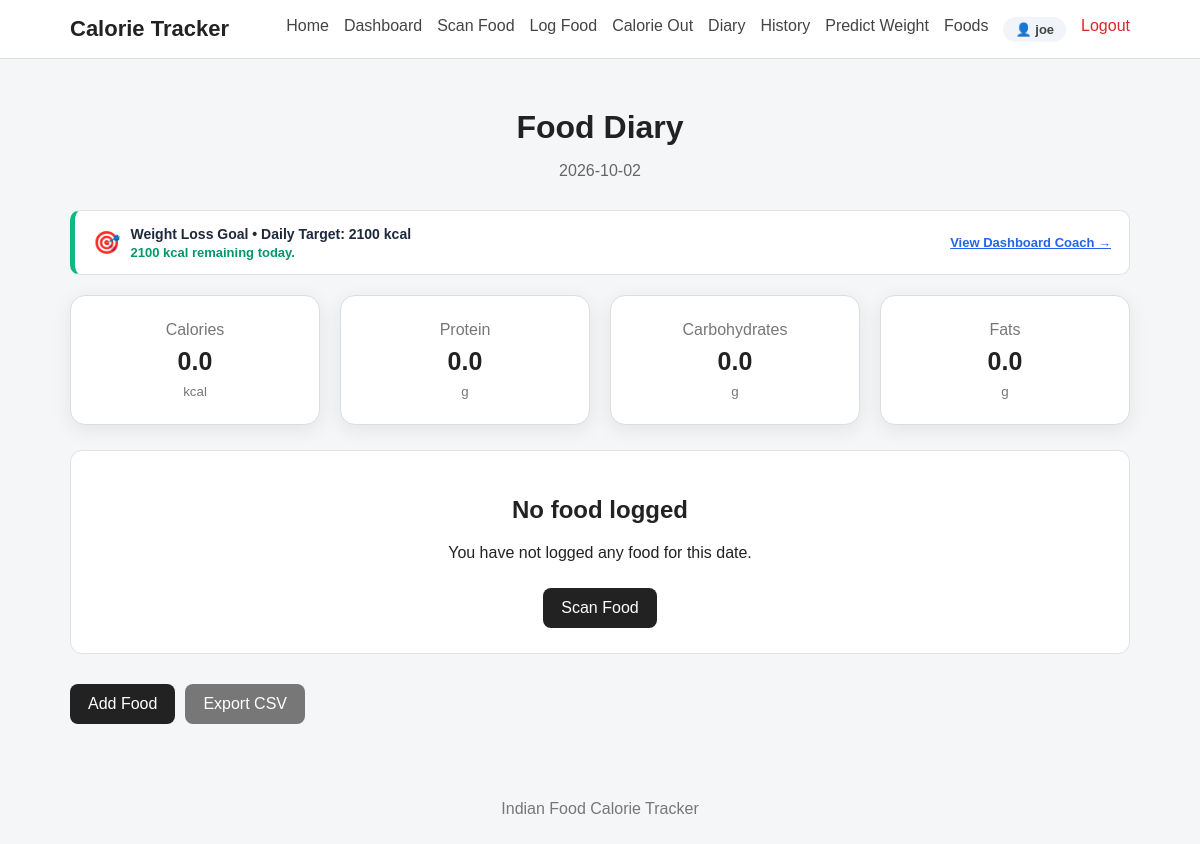
/diary (signed in), run on an earlier commit of the app's database.
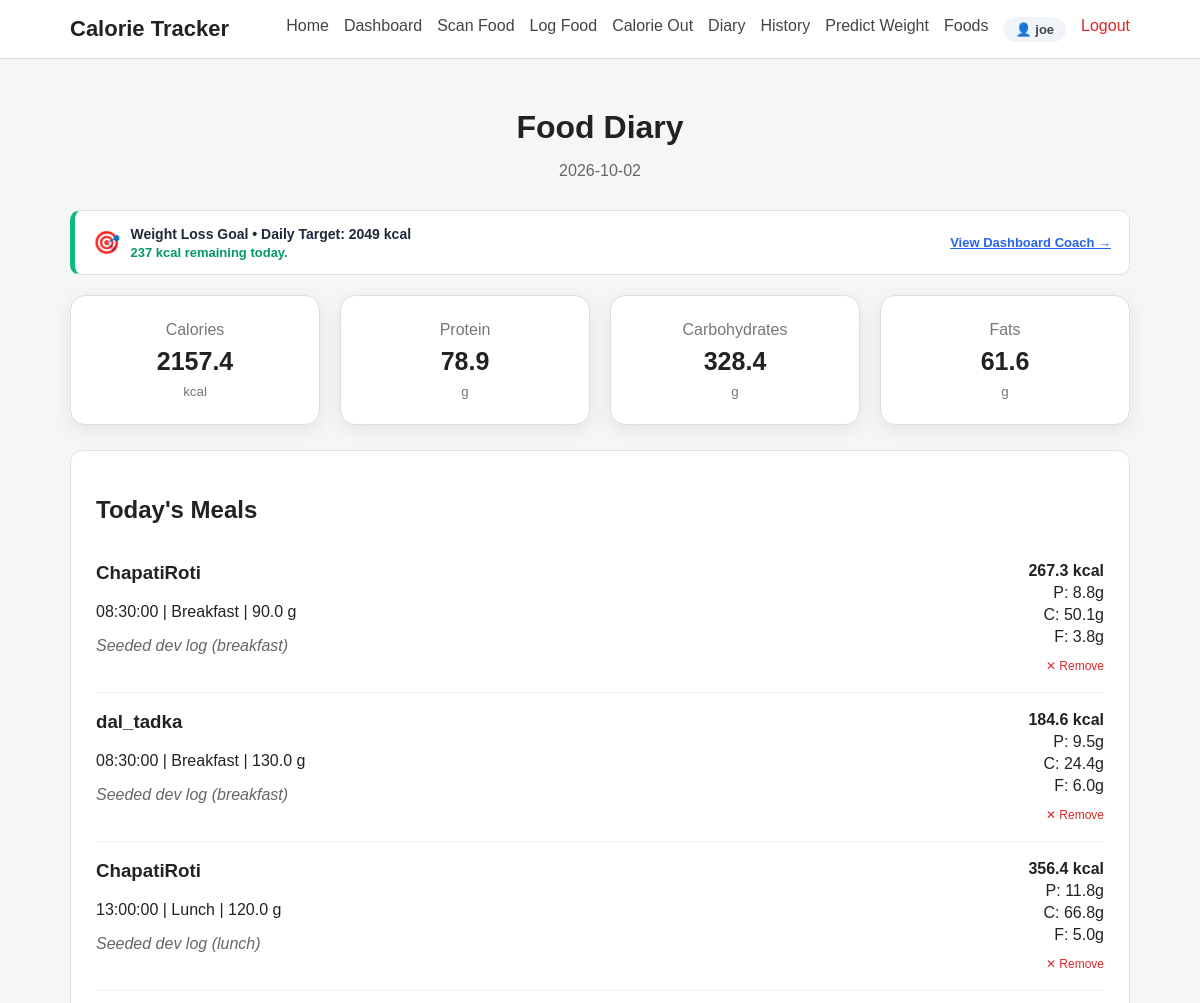
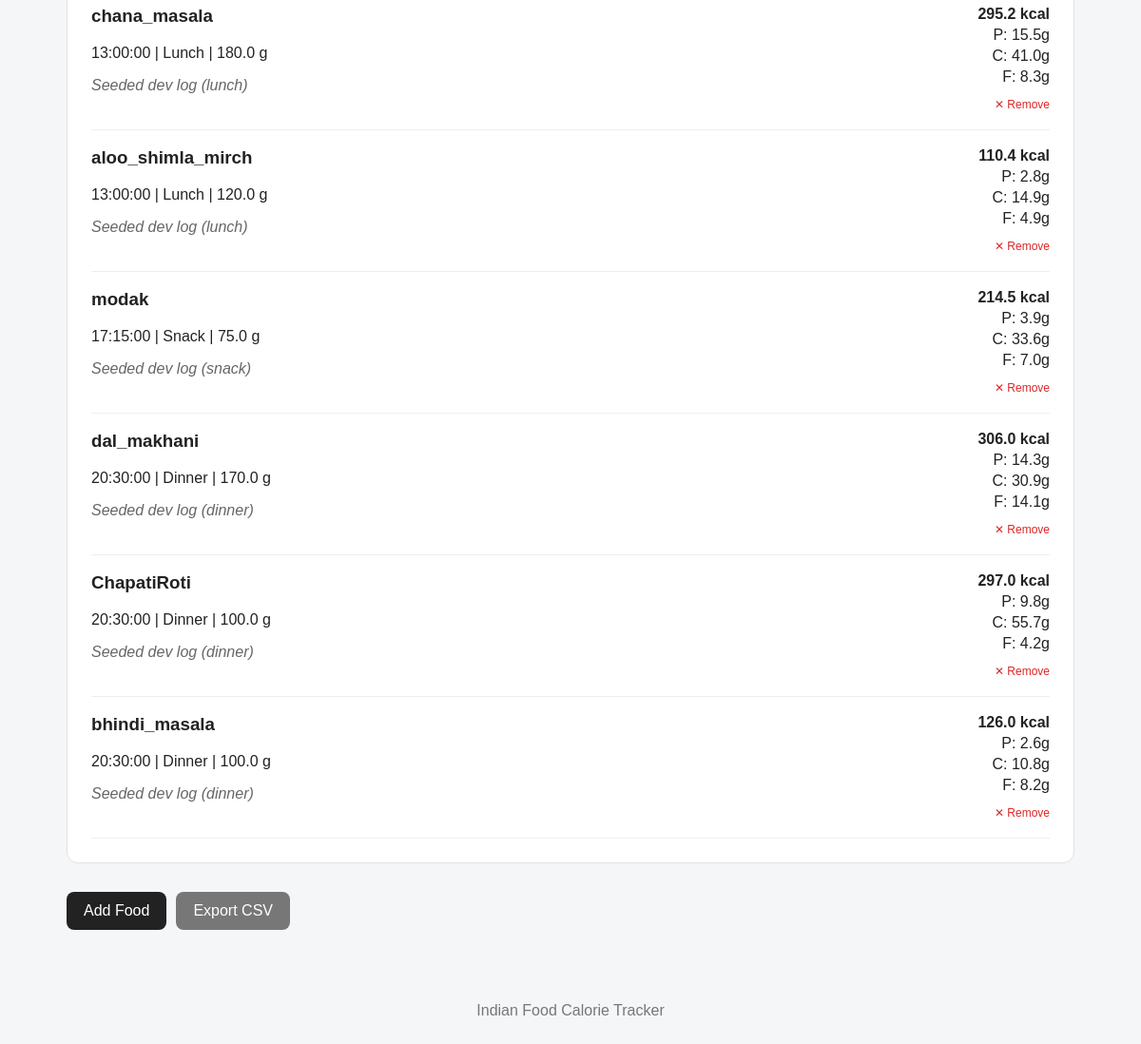
And on a later commit of the database (2 pictures, top to bottom).
### tables this page shows
CREATE TABLE users (
            id INTEGER PRIMARY KEY AUTOINCREMENT,
            username TEXT NOT NULL,
            email TEXT NOT NULL UNIQUE,
            password_hash TEXT NOT NULL,
            created_at TIMESTAMP DEFAULT CURRENT_TIMESTAMP
        );

CREATE TABLE user_profiles (
            id INTEGER PRIMARY KEY AUTOINCREMENT,
            user_id INTEGER NOT NULL UNIQUE,
            age INTEGER NOT NULL,
            gender TEXT NOT NULL,
            height_cm REAL NOT NULL,
            goal TEXT NOT NULL,
            activity_level TEXT NOT NULL,
            FOREIGN KEY (user_id) REFERENCES users(id) ON DELETE CASCADE
        );

CREATE TABLE calorie_in_records (
            id INTEGER PRIMARY KEY AUTOINCREMENT,
            user_id INTEGER NOT NULL,
            dish_name TEXT NOT NULL,
            quantity REAL NOT NULL,
            meal_type TEXT,
            calories REAL DEFAULT 0.0,
            carbohydrates REAL DEFAULT 0.0,
            protein REAL DEFAULT 0.0,
            fats REAL DEFAULT 0.0,
            free_sugar REAL DEFAULT 0.0,
            fibre REAL DEFAULT 0.0,
            sodium REAL DEFAULT 0.0,
            calcium REAL DEFAULT 0.0,
            iron REAL DEFAULT 0.0,
            vitamin_c REAL DEFAULT 0.0,
            folate REAL DEFAULT 0.0,
            notes TEXT DEFAULT '',
            recorded_date TEXT NOT NULL,
            recorded_time TEXT,
            created_at TIMESTAMP DEFAULT CURRENT_TIMESTAMP,
            FOREIGN KEY (user_id) REFERENCES users(id) ON DELETE CASCADE
        );

### app.py (the view)
@app.route("/diary")
@login_required
def diary():
    user_id = session.get("user_id")
    today = datetime.now().strftime(
        "%Y-%m-%d"
    )
    entries = get_diary_by_date_user(
        user_id,
        today
    )
    totals = calculate_totals(
        entries
    )
    coach = get_daily_calorie_coach(
        user_id,
        today
    )
    return render_template(
        "diary.html",
        entries=entries,
        totals=totals,
        date=today,
        coach=coach
    )

### app.py (called while the page is built)
def login_required(view_func):
    @wraps(view_func)
    def wrapped_view(*args, **kwargs):
        if not session.get("user_id"):
            flash("Please log in to access this page.", "error")
            return redirect(url_for("login", next=request.path))
        return view_func(*args, **kwargs)
    return wrapped_view

@app.context_processor
def inject_user():
    user_id = session.get("user_id")
    if user_id:
        user = get_user_by_id(user_id)
        if user:
            return {"current_user": user, "logged_in": True}
    return {"current_user": None, "logged_in": False}

### database.py (called while the page is built)
def get_connection():
    connection = sqlite3.connect(
        DATABASE_PATH
    )
    connection.row_factory = sqlite3.Row
    connection.execute("PRAGMA foreign_keys = ON")
    return connection

def get_user_by_id(user_id):
    connection = get_connection()
    cursor = connection.cursor()
    cursor.execute("SELECT * FROM users WHERE id = ?", (user_id,))
    user = cursor.fetchone()
    connection.close()
    return user

def get_user_profile(user_id):
    connection = get_connection()
    cursor = connection.cursor()
    cursor.execute("SELECT * FROM user_profiles WHERE user_id = ?", (user_id,))
    profile = cursor.fetchone()
    connection.close()
    return profile

def get_latest_weight(user_id):
    connection = get_connection()
    cursor = connection.cursor()
    cursor.execute("""
        SELECT * FROM weight_records
        WHERE user_id = ?
        ORDER BY recorded_date DESC, created_at DESC
        LIMIT 1
    """, (user_id,))
    record = cursor.fetchone()
    connection.close()
    return record

def format_calorie_in_row(row):
    if row is None:
        return None
    d = dict(row)
    d["weight"] = d.get("quantity", 0.0)
    d["date"] = d.get("recorded_date", "")
    d["time"] = d.get("recorded_time", "")
    d["nutrition"] = {
        "Calories (kcal)": d.get("calories", 0.0),
        "Protein (g)": d.get("protein", 0.0),
        "Carbohydrates (g)": d.get("carbohydrates", 0.0),
        "Fats (g)": d.get("fats", 0.0),
        "Free Sugar (g)": d.get("free_sugar", 0.0),
        "Fibre (g)": d.get("fibre", 0.0),
        "Sodium (mg)": d.get("sodium", 0.0),
        "Calcium (mg)": d.get("calcium", 0.0),
        "Iron (mg)": d.get("iron", 0.0),
        "Vitamin C (mg)": d.get("vitamin_c", 0.0),
        "Folate (µg)": d.get("folate", 0.0)
    }
    return d

### templates/diary.html (shortened to what this page needs)
{% extends "base.html" %}
{% block content %}
<div class="page-header">
    <h1>
        Food Diary
    </h1>
    <p>
        {{ date }}
    </p>
</div>
{% if coach and coach.has_profile %}
<div class="card" style="margin-bottom: 20px; border-left: 5px solid {% if coach.is_over_budget %}#ef4444{% else %}#10b981{% endif %}; background: #ffffff; padding: 14px 18px; border-radius: 10px; display: flex; flex-wrap: wrap; justify-content: space-between; align-items: center; gap: 12px;">
    <div style="display: flex; align-items: center; gap: 10px;">
        <span style="font-size: 22px;">{% if coach.is_over_budget %}⚠️{% else %}🎯{% endif %}</span>
        <div>
            <strong style="color: #1e293b; font-size: 14px;">
                {{ coach.goal }} Goal &bull; Daily Target: {{ "%.0f"|format(coach.daily_target) }} kcal
            </strong>
            <p style="margin: 2px 0 0; font-size: 13px; color: {% if coach.is_over_budget %}#dc2626{% else %}#059669{% endif %}; font-weight: 600;">
                {% if coach.is_over_budget %}
                    Over budget by {{ "%.0f"|format(coach.excess_calories) }} kcal! Check Dashboard for activity burn-off suggestions.
                {% else %}
                    {{ "%.0f"|format(coach.remaining) }} kcal remaining today.
                {% endif %}
            </p>
        </div>
    </div>
    <div style="display: flex; gap: 10px;">
        <a href="{{ url_for('dashboard') }}" style="font-size: 13px; color: #2563eb; text-decoration: underline; font-weight: 600; align-self: center;">
            View Dashboard Coach &rarr;
        </a>
    </div>
</div>
{% endif %}
<div class="summary-grid">
    <div class="summary-card">
        <span>
            Calories
        </span>
        <strong>
            {{ "%.1f"|format(
                totals["Calories (kcal)"]
            ) }}
        </strong>
        <small>
            kcal
        </small>
    </div>
    <div class="summary-card">
        <span>
            Protein
        </span>
        <strong>
            {{ "%.1f"|format(
                totals["Protein (g)"]
            ) }}
        </strong>
        <small>
            g
        </small>
    </div>
    <div class="summary-card">
        <span>
            Carbohydrates
        </span>
        <strong>
            {{ "%.1f"|format(
                totals["Carbohydrates (g)"]
            ) }}
        </strong>
        <small>
            g
        </small>
    </div>
    <div class="summary-card">
        <span>
            Fats
        </span>
        <strong>
            {{ "%.1f"|format(
                totals["Fats (g)"]
            ) }}
        </strong>
        <small>
            g
        </small>
    </div>
</div>
{% if entries %}
<div class="card">
    <h2>
        Today's Meals
    </h2>
    {% for entry in entries %}
    <div class="diary-entry">
        <div>
            <h3>
                {{ entry.dish_name }}
            </h3>
            <p>
                {{ entry.time }}
                |
                {{ entry.meal_type|capitalize }}
                |
                {{ entry.weight }} g
            </p>
            {% if entry.notes %}
            <p class="notes">
                {{ entry.notes }}
            </p>
            {% endif %}
        </div>
        <div class="nutrition-small">
            <strong>
                {{ "%.1f"|format(
                    entry.nutrition[
                        "Calories (kcal)"
                    ]
                ) }}
                kcal
            </strong>
            <span>
                P:
                {{ "%.1f"|format(
                    entry.nutrition[
                        "Protein (g)"
                    ]
                ) }}g
            </span>
            <span>
                C:
                {{ "%.1f"|format(
                    entry.nutrition[
                        "Carbohydrates (g)"
                    ]
                ) }}g
            </span>
            <span>
                F:
                {{ "%.1f"|format(
                    entry.nutrition[
                        "Fats (g)"
                    ]
                ) }}g
            </span>
            {% if entry.id %}
            <form action="{{ url_for('delete_food', record_id=entry.id) }}" method="POST" style="margin-top:6px;" onsubmit="return confirm('Remove this food entry?');">
                <button type="submit" style="background:none; border:none; color:#dc2626; font-size:12px; cursor:pointer; padding:0;">
                    ✕ Remove
                </button>
            </form>
            {% endif %}
        </div>
    </div>
    {% endfor %}
</div>
{% else %}
<div class="card empty-state">
    <h2>
        No food logged
    </h2>
    <p>
        You have not logged any food for this date.
    </p>
    <a
        href="{{ url_for('food_scan') }}"
        class="button"
    >
        Scan Food
    </a>
</div>
{% endif %}
<div class="action-row">
    <a
        href="{{ url_for('log_food') }}"
        class="button"
    >
        Add Food
    </a>
    <a
        href="{{ url_for('export_diary') }}"
        class="button secondary"
    >
        Export CSV
    </a>
</div>
{% endblock %}

### templates/base.html (shortened to what this page needs)
<!DOCTYPE html>
<html lang="en">
<head>
    <link
        rel="stylesheet"
        href="{{ url_for('static', filename='css/style.css') }}"
    >
</head>
<body>
<nav class="navbar">
    <div class="nav-container">
        <a
            href="{{ url_for('home') }}"
            class="logo"
        >
            Calorie Tracker
        </a>
        <div class="nav-links">
            <a href="{{ url_for('home') }}">
                Home
            </a>
            {% if logged_in %}
                <a href="{{ url_for('dashboard') }}">
                    Dashboard
                </a>
                <a href="{{ url_for('food_scan') }}">
                    Scan Food
                </a>
                <a href="{{ url_for('log_food') }}">
                    Log Food
                </a>
                <a href="{{ url_for('calorie_out') }}">
                    Calorie Out
                </a>
                <a href="{{ url_for('diary') }}">
                    Diary
                </a>
                <a href="{{ url_for('history') }}">
                    History
                </a>
                <a href="{{ url_for('predict_weight') }}">
                    Predict Weight
                </a>
                <a href="{{ url_for('foods') }}">
                    Foods
                </a>
                <a href="{{ url_for('profile') }}" class="nav-user-badge">
                    👤 {{ current_user['username'] if current_user else 'Profile' }}
                </a>
                <a href="{{ url_for('logout') }}" class="nav-link-logout">
                    Logout
                </a>
            {% endif %}
        </div>
    </div>
</nav>
<main class="container">
    {% block content %}
    {% endblock %}
</main>
<footer>
    <p>
        Indian Food Calorie Tracker
    </p>
</footer>
</body>
</html>

### static/css/style.css (style rules this page uses)
* { box-sizing: border-box; }
body { margin: 0; font-family: Arial, sans-serif; background: #f5f6f8; color: #222; }
.navbar { background: #ffffff; border-bottom: 1px solid #ddd; }
.nav-container { max-width: 1100px; margin: auto; padding: 16px 20px; display: flex; justify-content: space-between; align-items: center; gap: 20px; }
.logo { font-size: 22px; font-weight: bold; text-decoration: none; color: #222; }
.nav-links { display: flex; flex-wrap: wrap; gap: 15px; }
.nav-links a { text-decoration: none; color: #444; }
.container { max-width: 1100px; margin: auto; padding: 30px 20px; }
.button { display: inline-block; padding: 11px 18px; background: #222; color: white; text-decoration: none; border: none; border-radius: 8px; cursor: pointer; margin-top: 10px; }
.button.secondary { background: #777; }
.card { background: white; padding: 25px; margin-bottom: 20px; border-radius: 12px; border: 1px solid #e2e2e2; }
.page-header { margin-bottom: 25px; }
.summary-grid { display: grid; grid-template-columns: repeat(4, 1fr); gap: 15px; margin-bottom: 20px; }
.summary-card { background: white; border: 1px solid #ddd; border-radius: 10px; padding: 20px; }
.summary-card span, .summary-card small { display: block; color: #777; }
.summary-card strong { display: block; font-size: 25px; margin: 8px 0; }
.diary-entry { display: flex; justify-content: space-between; gap: 20px; padding: 18px 0; border-bottom: 1px solid #eee; }
.diary-entry h3 { margin-top: 0; }
.notes { color: #666; font-style: italic; }
.nutrition-small { display: flex; flex-direction: column; align-items: flex-end; gap: 4px; }
.action-row { display: flex; gap: 10px; flex-wrap: wrap; }
footer { text-align: center; padding: 30px; color: #777; }
.page-header { text-align: center; margin-bottom: 30px; }
.page-header h1 { margin-top: 20px; margin-bottom: 10px; }
.page-header p { color: #666; }
.summary-grid { display: grid; grid-template-columns: repeat(auto-fit, minmax(220px, 1fr)); gap: 20px; margin-bottom: 25px; }
.summary-card { background: white; padding: 25px; border-radius: 15px; text-align: center; box-shadow: 0 5px 20px rgba(0, 0, 0, 0.08); }
.nav-user-badge { display: inline-flex; align-items: center; gap: 6px; background: #f1f5f9; padding: 5px 12px; border-radius: 20px; font-weight: 600; font-size: 13px; color: #334155; }
.nav-link-logout { color: #dc2626 !important; font-weight: 500; }

What changed in the data, as far as the page shows it:
added calorie_in_records: dish_name "ChapatiRoti", time "08:30:00", meal_type "Breakfast", weight "90.0", notes "Seeded dev log (breakfast)", calories "267.3", protein "8.8", carbohydrates "50.1", fats "3.8"
added calorie_in_records: dish_name "dal_tadka", time "08:30:00", meal_type "Breakfast", weight "130.0", notes "Seeded dev log (breakfast)", calories "184.6", protein "9.5", carbohydrates "24.4", fats "6.0"
added calorie_in_records: dish_name "ChapatiRoti", time "13:00:00", meal_type "Lunch", weight "120.0", notes "Seeded dev log (lunch)", calories "356.4", protein "11.8", carbohydrates "66.8", fats "5.0"
added calorie_in_records: dish_name "chana_masala", time "13:00:00", meal_type "Lunch", weight "180.0", notes "Seeded dev log (lunch)", calories "295.2", protein "15.5", carbohydrates "41.0", fats "8.3"
added calorie_in_records: dish_name "aloo_shimla_mirch", time "13:00:00", meal_type "Lunch", weight "120.0", notes "Seeded dev log (lunch)", calories "110.4", protein "2.8", carbohydrates "14.9", fats "4.9"
added calorie_in_records: dish_name "modak", time "17:15:00", meal_type "Snack", weight "75.0", notes "Seeded dev log (snack)", calories "214.5", protein "3.9", carbohydrates "33.6", fats "7.0"
added calorie_in_records: dish_name "dal_makhani", time "20:30:00", meal_type "Dinner", weight "170.0", notes "Seeded dev log (dinner)", calories "306.0", protein "14.3", carbohydrates "30.9", fats "14.1"
added calorie_in_records: dish_name "ChapatiRoti", time "20:30:00", meal_type "Dinner", weight "100.0", notes "Seeded dev log (dinner)", calories "297.0", protein "9.8", carbohydrates "55.7", fats "4.2"
added calorie_in_records: dish_name "bhindi_masala", time "20:30:00", meal_type "Dinner", weight "100.0", notes "Seeded dev log (dinner)", calories "126.0", protein "2.6", carbohydrates "10.8", fats "8.2"
Also different on the page:
{{ "%.0f"|format(coach.daily_target) }}: "2100" → "2049"
{{ "%.0f"|format(coach.remaining) }}: "2100" → "237"
{{ "%.1f"|format(
                totals["Calories (kcal)"]
            ) }}: "0.0" → "2157.4"
{{ "%.1f"|format(
                totals["Protein (g)"]
            ) }}: "0.0" → "78.9"
{{ "%.1f"|format(
                totals["Fats (g)"]
            ) }}: "0.0" → "61.6"
text no longer shown: "0.0 No food logged You have not logged any food for this date. Scan Food"
text now shown: "328.4 Today's Meals"
